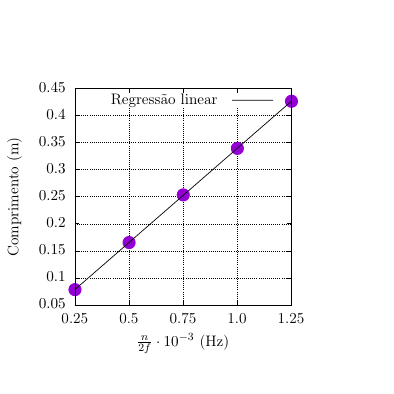

Generate this figure with gnuplot:
set terminal epslatex standalone size 10cm,10cm
set output "f-const.tex"

set xrange[*:*] noextend #noreverse writeback
set yrange[*:*] noextend #noreverse writeback

set xtics ("0" 0, "0.25" 0.00025,"0.5" 0.0005,"0.75" 0.00075,"1.0" 0.001,"1.25" 0.00125, "1.50" 0.00150)


set xlabel "$\\frac{n}{2f} \\cdot 10^{-3} $ (Hz)"
set ylabel "Comprimento (m)"


set size square

set grid

set bmargin 1


set style line 1 lt 1 lc "black" lw 2

set key right top 


f(x) = a*x + b
b = 94.81

set pointsize 3

#fit f(x) "f-const.dat" via a,b
fit [0.00025:0.00125][0.078:0.426] f(x) "f-const.dat" via a,b

plot "f-const.dat" t "" pointtype 7, f(x) t " Regressão linear " ls 1

